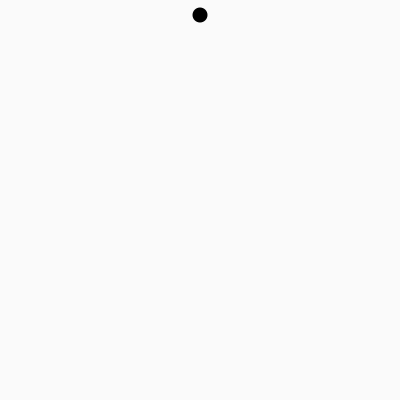
Frame 1 (no input)
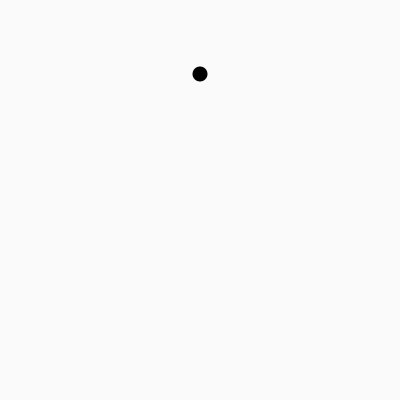
Frame 60 (the mouse pressed at the canvas centre just before this capture)
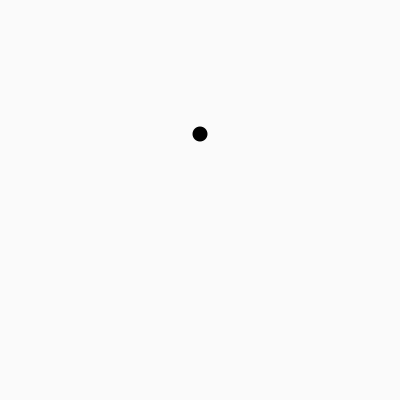
Frame 120 (the mouse held since frame 60 and released just before this capture)

The Processing sketch that drew these frames (run headless with seeded random() and noise(); from frame 60 on, the mouse is pressed at the canvas centre):

// Processing sketch: processing_66210
// ── processing_66210.pde

float yPosCenter = 15;
boolean direction = true;

void setup(){
  size(400, 400);
  background(250);
  smooth();
  noStroke();
}

void draw(){
  fill(0);
  background(250);
  ellipseMode(CENTER);
  ellipse(width/2, yPosCenter, 15, 15);
  
  if (yPosCenter == height-15){
    direction = false;
  }
  
  if (yPosCenter == 15){
    direction = true;
  }
  
  if (yPosCenter >= 15 && yPosCenter != height-15 && direction == true) {
    yPosCenter++;
  }
  else if (yPosCenter <= height-15 && yPosCenter != 15 && direction == false) {
    yPosCenter--;
  }
 }
